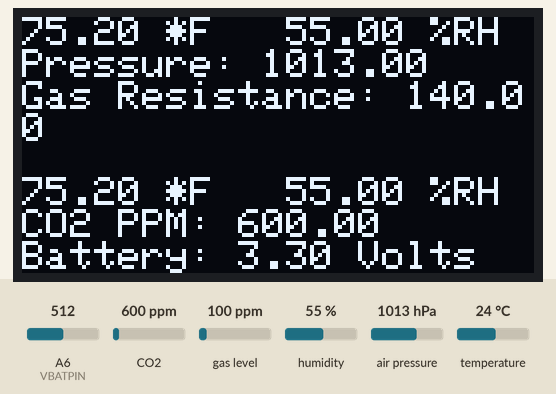
Recording of a sketch running on a simulated Arduino Nano, built for the host (arithmetic inside an expression is 32-bit, double 64-bit). Parts: 128×64 one-colour display. Inputs (shaded band) come from the test bench; at power-on: gas level 100 ppm, A6 (VBATPIN) = 512, humidity 55 %, air pressure 1013 hPa, temperature 24 °C, CO2 600 ppm. The display library's start-up logo is not drawn; what the sketch prints to the serial monitor is not drawn.

Above: at 2.3 s.
2.4 s: gas level set to 20 ppm
8.0 s: A6 (VBATPIN) set to 716
At 12.1 s:
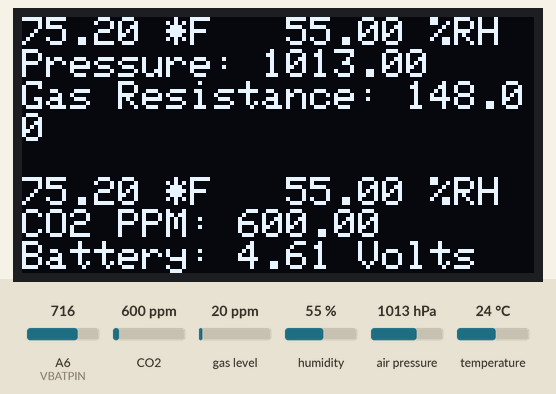
13.2 s: humidity set to 22 %
At 17.3 s:
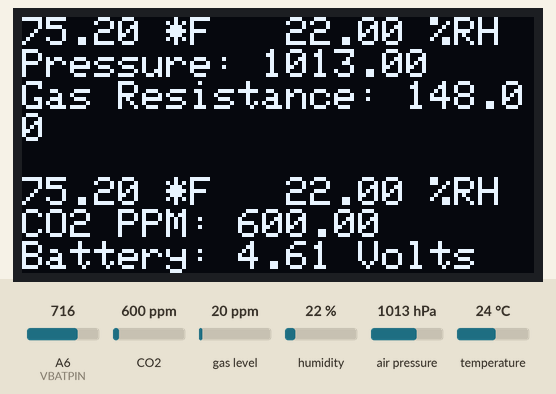
18.4 s: air pressure set to 952 hPa
At 22.5 s:
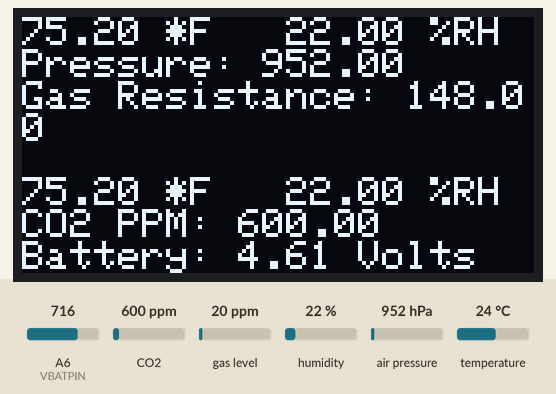
23.6 s: A6 (VBATPIN) set to 992
At 27.7 s:
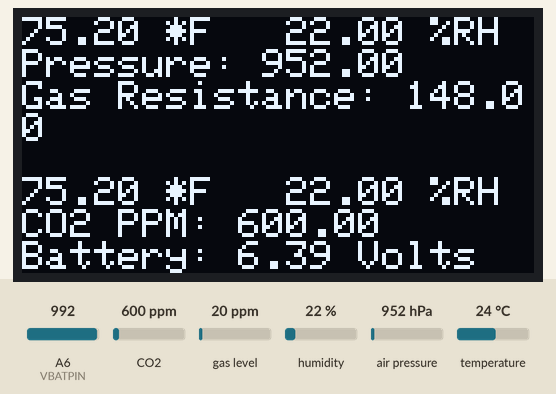
28.8 s: temperature set to 12 °C
At 32.8 s:
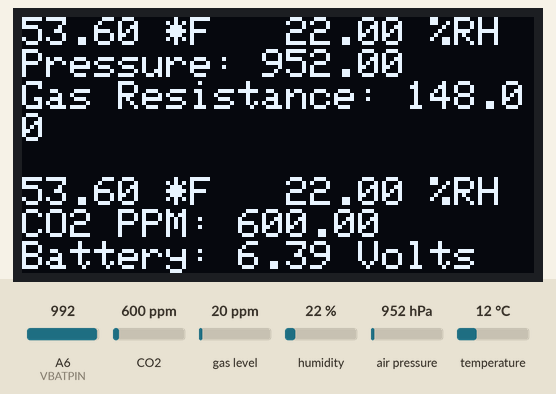
Timing chart, 0 to 34.3 s (numbered marks = the images above; inputs shaded):
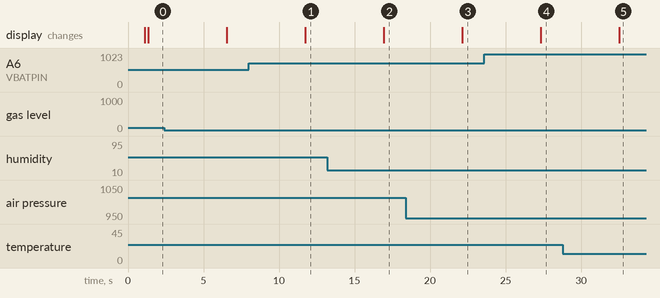

Measured:
- after the input at 8.0 s, the display: changes after 3.7 s (image 1)
- after the input at 13.2 s, the display: changes after 3.7 s (image 2)
- after the input at 18.4 s, the display: changes after 3.7 s (image 3)
- after the input at 23.6 s, the display: changes after 3.7 s (image 4)
- after the input at 28.8 s, the display: changes after 3.7 s (image 5)

The sketch:

Sensor-Node.ino
```cpp
/***************************************************************************
  This sketch uses the following hardware from Adafruit:
    Feather M4 Express
    BME680
    SCD30
    128x64 OLED FeatherWing
 ***************************************************************************/

#include <Wire.h>
#include <Adafruit_Sensor.h>
#include <Adafruit_BME680.h>
// #include <bsec.h>
#include <Adafruit_SCD30.h>
#include <Adafruit_GFX.h>
#include <Adafruit_SH110X.h>

#define VBATPIN A6
#define SEALEVELPRESSURE_HPA (1017.60)

float measuredBatteryVoltage = 0.0;
float temperature, humidity, altitude = 0.0;
float pressure, gas_resistance = 0.0;
float scd30_temperature, scd30_relative_humidity, scd30_CO2 = 0.0;

// BME680 Object
Adafruit_BME680 bme680; // I2C

// SCD30 Object
Adafruit_SCD30 scd30;

// OLED Display Object
Adafruit_SH1107 display = Adafruit_SH1107(64, 128, &Wire); // I2C Connection

void setup() {
  Serial.begin(115200);
  // while (!Serial);        // Wait for serial connection
  Serial.println(F("BME680, SCD30, and 128x64 OLED Sensor Node"));

  if (!bme680.begin()) {
    Serial.println("Could not find a valid BME680 sensor, check wiring!");
    while (1) { delay(10); }
  }
  Serial.println("BME60 Found!");

  // Try to initialize SCD30
  if (!scd30.begin()) {
    Serial.println("Failed to find SCD30 sensor, check wiring!");
    while (1) { delay(10); }
  }
  Serial.println("SCD30 Found!");

  /*** Adjust the rate at which measurements are taken, from 2-1800 seconds */
  // if (!scd30.setMeasurementInterval(10)){
  //   Serial.println("Failed to set measurement interval");
  //   while(1){ delay(10);}
  // }
  Serial.print("Measurement Interval: ");
  Serial.print(scd30.getMeasurementInterval());
  Serial.println(" seconds");

  Serial.print("Ambient pressure offset: ");
  Serial.print(scd30.getAmbientPressureOffset());
  Serial.println(" mBar");

  Serial.print("Altitude offset: ");
  Serial.print(scd30.getAltitudeOffset());
  Serial.println(" meters");

  Serial.print("Temperature offset: ");
  Serial.print((float)scd30.getTemperatureOffset()/100.0);
  Serial.println(" degrees C");

  Serial.print("Forced Recalibration reference: ");
  Serial.print(scd30.getForcedCalibrationReference());
  Serial.println(" ppm");

  // Set up oversampling and filter initialization for the BME680
  bme680.setHumidityOversampling(BME680_OS_2X);
  bme680.setPressureOversampling(BME680_OS_4X);
  bme680.setIIRFilterSize(BME680_FILTER_SIZE_3);
  bme680.setGasHeater(320, 150); // 320*C for 150 ms
  bme680.setTemperatureOversampling(BME680_OS_8X);

  Serial.println("128x64 OLED FeatherWing test");
  display.begin(0x3C, true); // Address 0x3C default

  Serial.println("OLED begun");

  // Show image buffer on the display hardware.
  // Since the buffer is intialized with an Adafruit splashscreen
  // internally, this will display the splashscreen.
  display.display();
  delay(1000);

  // Clear the buffer.
  display.clearDisplay();
  display.display();

  // Setup the OLED Display
  display.setRotation(1);
  display.setTextSize(1);
  display.setTextColor(SH110X_WHITE);
  display.setCursor(0,0);
  display.display(); // actually display all of the above
}

void loop() {
  // Read the battery voltage.
  measuredBatteryVoltage = analogRead(VBATPIN);
  measuredBatteryVoltage *= 2;    // Multiply by 2 because of the resistive divide by 2.
  measuredBatteryVoltage *= 3.3;  // Multiply by the analog reference voltage of 3.3V.
  measuredBatteryVoltage /= 1024; // Divide by 1024 to convert to a voltage.

  if (! bme680.performReading()) {
    Serial.println("Failed to perform BME680 reading :(");
    return;
  }
  temperature = bme680.temperature;
  humidity = bme680.humidity;
  pressure = bme680.pressure;
  gas_resistance = bme680.gas_resistance;
  altitude = bme680.readAltitude(SEALEVELPRESSURE_HPA);

  if (scd30.dataReady()){
    Serial.println("SCD30 Data available!");
    if (!scd30.read()){ Serial.println("Error reading sensor data"); return; }

    scd30_temperature = scd30.temperature;
    scd30_relative_humidity = scd30.relative_humidity;
    scd30_CO2 = scd30.CO2;
  } else {
    Serial.println("SCD30 Data in not available :(");
  }

  // pressure = pressure / 100.0;
  // gas_resistance = gas_resistance / 1000.0;

  // BME680
  Serial.print("BME680 Temperature: ");
  Serial.print(temperature);
  Serial.println(" *C");
  // Serial.print("             ");
  temperature = temperature * 9/5 + 32;
  Serial.print(temperature);
  Serial.println(" *F");

  Serial.print("BME680 Humidity: ");
  Serial.print(humidity);
  Serial.println(" %");

  Serial.print("BME680 Pressure: ");
  Serial.print(pressure / 100.0);
  Serial.println(" hPa");

  Serial.print("BME680 Approx. Altitude: ");
  Serial.print(altitude);
  Serial.println(" m");

  Serial.print("BME680 Gas = ");
  Serial.print(gas_resistance / 1000.0);
  Serial.println(" KOhms");

  // SCD30
  Serial.print("SCD30 Temperature: ");
  Serial.print(scd30_temperature);
  Serial.println(" *C");

  scd30_temperature = scd30_temperature * 9/5 + 32;
  Serial.print(scd30_temperature);
  Serial.println(" *F");

  Serial.print("SCD30 Humidity: ");
  Serial.print(scd30_relative_humidity);
  Serial.println(" %");

  Serial.print("SCD30 CO2 PPM: ");
  Serial.print(scd30_relative_humidity, 2);
  Serial.println(" %");

  // Battery Voltage
  Serial.print("Battery Voltage: ");
  Serial.print(measuredBatteryVoltage);
  Serial.println(" Volts");

  Serial.println();

  // Display to OLED
  display.clearDisplay();
  display.setCursor(0,0);
  // display.print("Temperature: ");
  display.print(temperature);
  display.print(" *F   ");
  // display.print("Humidity: ");
  display.print(humidity);
  display.println(" %RH");
  display.print("Pressure: ");
  display.println(pressure / 100.0);
  // display.print("Altitude: ");
  // display.println(altitude);
  display.print("Gas Resistance: ");
  display.println(gas_resistance / 1000.0);
  display.println();  // Skip a line on the display.

  display.print(scd30_temperature);
  display.print(" *F   ");
  display.print(scd30_relative_humidity);
  display.println(" %RH");

  display.print("CO2 PPM: ");
  display.println(scd30_CO2);

  display.print("Battery: ");
  display.print(measuredBatteryVoltage);
  display.print(" Volts");

  delay(10);
  yield();
  display.display(); // actually display all of the above
  delay(4990);
}
```
